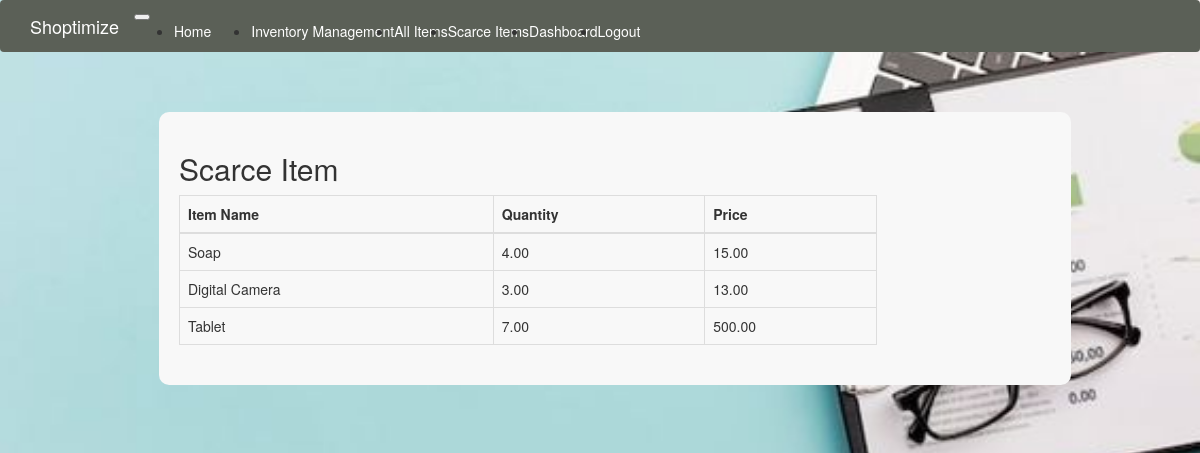
/scarce_item (signed in), run on the app's committed database.
### app/models.py (models this page shows, shortened)
class Item(db.Model):
    id = db.Column(db.Integer, primary_key=True)
    name = db.Column(db.String(140))
    date = db.Column(db.DateTime, index=True, default=datetime.utcnow)
    unit = db.Column(db.String(140))
    type = db.Column(db.String(140))
    quantity=db.Column(db.Numeric(10, 2))
    price = db.Column(db.Numeric(10, 2))
    cost_price = db.Column(db.Numeric(10, 2))
    sold_items = db.relationship('Sold',backref='item',lazy='dynamic')

### app/routes.py (the view)
@app.route('/scarce_item', methods=['GET', 'POST'])
@login_required
def scarce_item():
    scarcity_threshold = 10
    scarce_items = Item.query.filter(Item.quantity < scarcity_threshold).all()
    return render_template('scarce_items.html', items=scarce_items)

### app/models.py (called while the page is built)
@login.user_loader
def load_user(id):
    return User.query.get(int(id))

### app/templates/scarce_items.html
{% extends "base.html" %}
{% block app_content %}
  <div class="container">
        <div style="background-color: #f8f8f8; padding: 20px; border-radius: 10px; width: 80%; margin: 20px auto;">
        <h2>Scarce Item</h2>
     <table class="table table-bordered" style="width: 80%;">
            <thead class="thead-light">
            <th>Item Name</th>
            <th>Quantity</th>
            <th>Price</th>
  </thead>
        <tbody>
        {% for item in items %}
        <tr>
            <td>{{ item.name }}</td>
            <td>{{ item.quantity }}</td>
            <td>{{ item.price }}</td>
        </tr>
        {% endfor %}
         </tbody>
    </table>
        </div></div>
{% endblock %}

### data on the page
Item: name "Soap", quantity "4.00", price "15.00"
Item: name "Digital Camera", quantity "3.00", price "13.00"
Item: name "Tablet", quantity "7.00", price "500.00"
